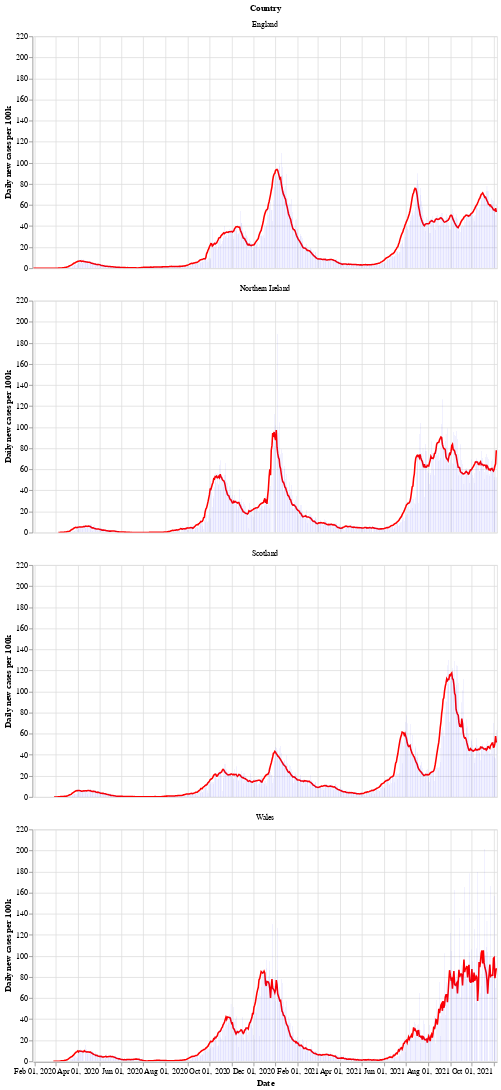

Notebook source saved alongside this figure:
### Markdown cell above
Next is a bar chart of the number of new cases in each country (per 100k population), with the 7 day moving average of cases. Again we see that Wales saw a longer period of raising and falling cases compared to the other countries.

After a period of cases falling, each nation is now seeing a rise in the number of cases - especially in Wales.

### Code cell
# collapse
bars = alt.Chart(uk_cases).mark_bar().encode(
    x=alt.X("yearmonthdate(date):T", axis=alt.Axis(title='Date')),
    y=alt.Y("newCasesRate:Q", axis=alt.Axis(title='Daily new cases per 100k')),
    tooltip='newCasesRate',
    color=alt.condition(
        alt.datum.dailyChange > 0,
        alt.value("orange"),  # The positive color
        alt.value("blue")  # The negative color
    )
).properties(title='New cases per 100k population with rolling 7 day average', width=600).interactive()
line = alt.Chart(uk_cases).mark_line(
    color='red',
    size=2,
).transform_window(
    rolling_mean='mean(newCasesRate)',
    frame=[0, 7],
    groupby=['areaName']
).encode(
    x='yearmonthdate(date):T',
    y='rolling_mean:Q'
)
alt.layer(line, bars, data=uk_cases).facet(alt.Row('areaName', title='Country'), columns=1)

### Figure 1 — Vega-Lite specification as saved in the notebook (floating-point values rounded to 4 significant figures; data arrays with more than 128 entries replaced by an {"elided": "..."} marker saying what was removed)
{"config": {"view": {"continuousWidth": 400, "continuousHeight": 300}}, "data": {"name": "data-05447f20f452504653209675d9bb3f2c"}, "facet": {"type": "nominal", "field": "areaName", "title": "Country"}, "spec": {"layer": [{"mark": {"type": "line", "color": "red", "size": 2}, "encoding": {"x": {"type": "temporal", "field": "date", "timeUnit": "yearmonthdate"}, "y": {"type": "quantitative", "field": "rolling_mean"}}, "transform": [{"window": [{"op": "mean", "field": "newCasesRate", "as": "rolling_mean"}], "frame": [0, 7], "groupby": ["areaName"]}]}, {"mark": "bar", "encoding": {"color": {"condition": {"value": "orange", "test": "(datum.dailyChange > 0)"}, "value": "blue"}, "tooltip": {"type": "quantitative", "field": "newCasesRate"}, "x": {"type": "temporal", "axis": {"title": "Date"}, "field": "date", "timeUnit": "yearmonthdate"}, "y": {"type": "quantitative", "axis": {"title": "Daily new cases per 100k"}, "field": "newCasesRate"}}, "selection": {"selector002": {"type": "interval", "bind": "scales", "encodings": ["x", "y"]}}, "title": "New cases per 100k population with rolling 7 day average", "width": 600}]}, "columns": 1, "$schema": "https://vega.github.io/schema/vega-lite/v4.8.1.json", "datasets": {"data-05447f20f452504653209675d9bb3f2c": {"elided": "2488 records"}}}
